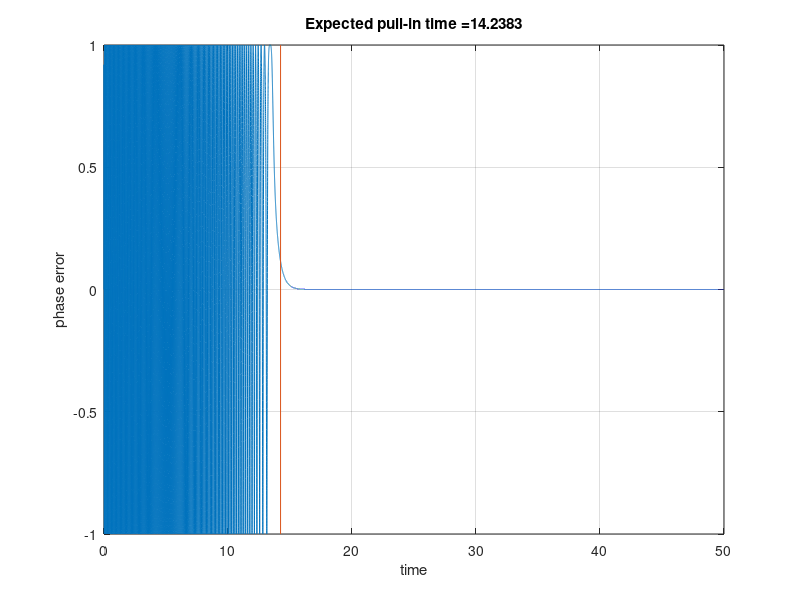

The MATLAB source for this figure:
%% https://github.com/VSHEV92/Synchronization_Systems_Models
clc; clear; close all; 

%% pull-in time - интервал времени, в течении которого фапч войдет в синхронный режим, 
%% после множества пропусков циклов.
%% Приближенная формула, при условии, что расстройка по частоте будет много больше, чем lock-in range (больше K).
%% Формула: Tp = (delta_w)^2 / (2 * ksi * wn^3) 
%% При ksi = sqrt(2): Tp = 4.2 * (delta_f)^2 / BL^3
%% Коэффициент усиления (Kg) и амплитуда сигнала NCO равны 1.

%% Литература: Gardner Phaselock Technique p.75

Ts = 1e-3;                % шаг дискретизации
Tsim = 50;                 % время моделирования
Time = 0:Ts:Tsim;         
Nsamp = length(Time);     % число отсчетов

Kd = 1;                   % коэффициент усиления фазового детектора
ksi = sqrt(2);            % декремент затухания 
BL = 5;                  % шумовая полоса
BL_n = BL * Ts;           % нормированная шумовая полоса

wn = 2 * BL / (ksi + 0.25/ksi);     % резонансная частота (рад/с)

%% входной сигнал
delta_phase = -90;
delta_w = 100;
indata = delta_w * Time + (delta_phase / pi * 180);

%% ошибка по фазе, выход фильтра и фаза NCO
err = zeros(1, Nsamp);
nco_phase = zeros(1, Nsamp);
loop_filter_out = zeros(1, Nsamp);

%% прошлое значение в интегрирующей ветви
ki_out_last = 0;

kp = 4*ksi*BL_n / (ksi + 0.25/ksi) / Kd;        % усиление пропорциональной ветви
ki = 4*BL_n^2 / (ksi + 0.25/ksi)^2 / Kd;        % усиление интегрирующей ветви
for n = 2:Nsamp
    % вычисление ошибки
    err(n) = Kd * sin(indata(n) - nco_phase(n-1));

    % петлевой фильтр
    kp_out = kp * err(n);
    ki_out = ki * err(n) + ki_out_last;
    loop_filter_out(n) = kp_out + ki_out;
    ki_out_last = ki_out;

    % вычисление фазы NCO
    nco_phase(n) = nco_phase(n-1) + loop_filter_out(n); 
endfor

%% значение lock-in range
K = Kd * (kp / Ts);
disp(strcat('Lock-in range = ', num2str(K)));


%% значение pull-in time
Tp = delta_w^2 / (2*ksi*wn^3);

plot(Time, err); grid on;
xlabel('time'); ylabel('phase error')
title(num2str(Tp, 'Expected pull-in time =%-d'))

hold on
plot([Tp Tp], [min(err) max(err)]); 